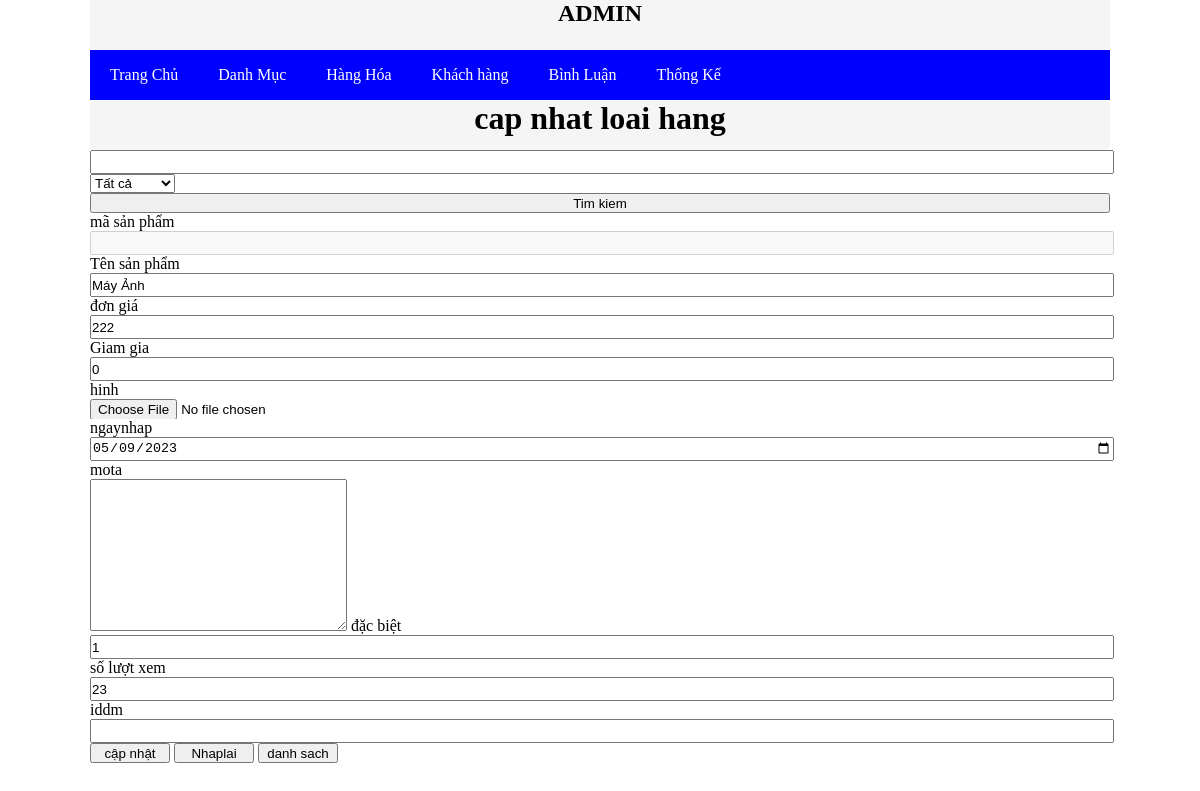
Screenshot of /tkw/add/index.php?act=suasp&id=19 with the database file from the repository.
### tables this page shows
CREATE TABLE `hanghoa` (
  `id` int NOT NULL COMMENT 'mã hàng hóa',
  `ten_hh` varchar(50) NOT NULL COMMENT 'tên hàng hóa',
  `don_gia` double(10,2) NOT NULL,
  `giam_gia` double(10,2) DEFAULT '0.00',
  `hinh` varchar(50) NOT NULL,
  `ngay_nhap` date DEFAULT NULL,
  `mo_ta` text NOT NULL,
  `dac_biet` tinyint NOT NULL,
  `so_luot_xem` int NOT NULL DEFAULT '0',
  `iddm` int NOT NULL
);

### tkw/model/pdo.php (called while the page is built, shortened)
<?php
function pdo_get_connection(){
    $dburl = "mysql:host=localhost;dbname=xxshop;charset=utf8";
    $username = 'root';
    $password = 'anhmanh1';
    $conn = new PDO($dburl, $username, $password);
    $conn->setAttribute(PDO::ATTR_ERRMODE, PDO::ERRMODE_EXCEPTION);
    return $conn;
}
function pdo_query_one($sql){
    $sql_args = array_slice(func_get_args(), 1);
    try{
        $conn = pdo_get_connection();
        $stmt = $conn->prepare($sql);
        $stmt->execute($sql_args);
        $row = $stmt->fetch(PDO::FETCH_ASSOC);
        return $row;
    }
    catch(PDOException $e){
        throw $e;
    }
}
?>

### tkw/model/sanpham.php (called while the page is built, shortened)
<?php
    function loadone_sanpham($id){
        $sql="select * from hanghoa where id=".$id;
        $sp=pdo_query_one($sql);
        return $sp;
    }
?>

### tkw/add/sanpham/update.php (the view, shortened to what this page needs)
<?php
if(is_array($sp)){
    extract($sp);
}
?>
<home>
            <div class="row">
                <div class="themmoi">
                    <h1>cap nhat loai hang</h1>
                </div>
                <form action="index.php?act=listsp" method="post">
                            <input type="text" name="pm">
                            <select name="iddm">
                                <option value="0" selected>Tất cả</option>
                            </select>
                            <input type="submit" name="listok" value="Tim kiem">
                </form>
                <div class="row-form">
                <form action="index.php?act=updatesp" method="post" enctype="multipart/form-data">
                        <div class="label">
                            <label for="">mã sản phẩm</label><br>
                            <input type="text" name="id" disabled><br>
                            <label for="">Tên sản phẩm</label><br>
                            <input type="text" name="tenhh" value="<?php if(isset($ten_hh)&&($ten_hh!="")) echo $ten_hh; ?>" ><br>
                            <label for="">đơn giá</label><br>
                            <input type="number" name="giahh" value="<?php if(isset($don_gia)&&($don_gia!="")) echo $don_gia; ?>"><br>
                            <label for="">Giam gia</label><br>
                            <input type="number" name="giamgia" value="<?php if(isset($giam_gia)&&($giam_gia!="")) echo $giam_gia; ?>"><br>
                            <label for="">hinh</label><br>
                            <input type="file" name="hinh"  ><br>
                            <label for="">ngaynhap</label><br>
                            <input type="date" name="ngaynhap" value="<?php if(isset($ngay_nhap)&&($ngay_nhap!="")) echo $ngay_nhap; ?>"><br>
                            <label for="">mota</label><br>
                            <textarea name="mota" id="" cols="30" rows="10" value="<?php if(isset($mo_ta)&&($mo_ta!="")) echo $mo_ta; ?>"></textarea>
                            <label for="">đặc biệt</label><br>
                            <input type="text" name="dacbiet" value="<?php if(isset($dac_biet)&&($dac_biet!="")) echo $dac_biet; ?>"><br>
                            <label for="">số lượt xem</label><br>
                            <input type="number" name="slxem" value="<?php if(isset($so_luot_xem)&&($so_luot_xem!="")) echo $so_luot_xem; ?>"><br>
                            <label for="">iddm</label><br>
                            <input type="number" name="iddm"><br>
                        </div>
                        <div class="but">
                            <input type="submit" name="capnhat" value="cập nhật">
                            <input type="reset" value="Nhaplai">
                            <a href="index.php?act=listsp"><input type="button"value="danh sach">
                        </div>
                    </form>
                </div>
            </div>
        </home>

### tkw/css/admin.css (style rules this page uses)
* { margin: 0px; padding: 0px; }
.themmoi { height: 50px; background-color: whitesmoke; text-align: center; border-radius: 5px 5px 5px 5px; }
input { width: 100%; height: 20px; }
.but input { width: 80px; }

### rows the page displays
hanghoa: tenhh "Máy Ảnh", giahh "222", giamgia "0", ngaynhap "05/09/2023", dacbiet "1", slxem "23"
